Frame 1 (no input): blank canvas, image omitted
Frame 60 (no input): blank canvas, image omitted
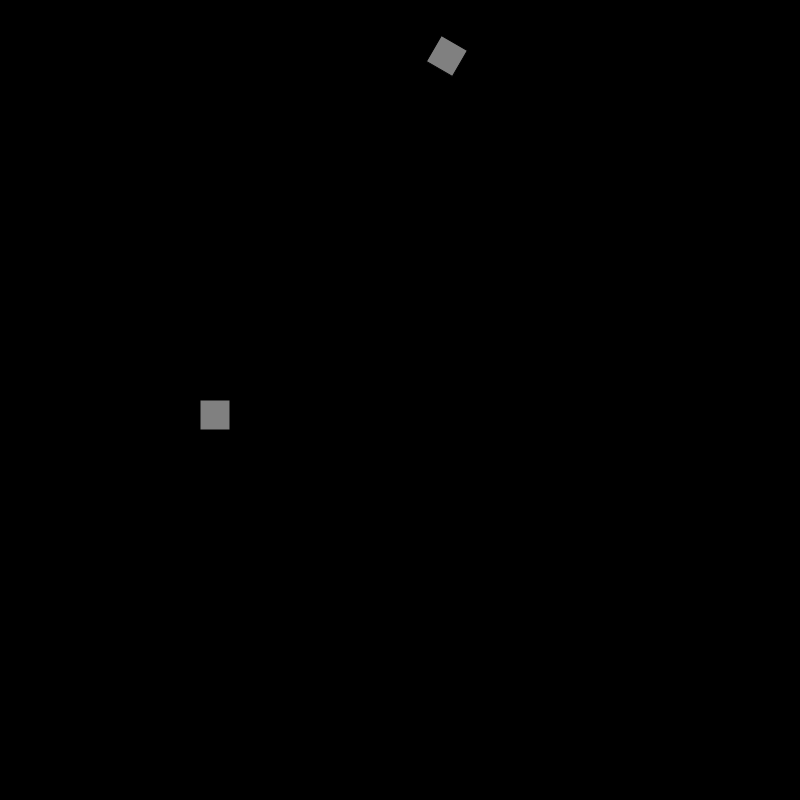
Frame 120 (the mouse pressed at the canvas centre since frame 60)

The p5.js sketch whose frames 1 and 60 were blank and that drew this single picture after the mouse press (run headless with seeded random() and noise() and a simulated clock; from frame 60 on, the mouse is pressed at the canvas centre):

// p5.js sketch
// ── sketch.js
let canvasWidth = 800;
let canvasHeight = 800;
let fillColor = "black";

function setup() {
  createCanvas(canvasWidth, canvasHeight);
  frameRate(30)
  angleMode(DEGREES)
}

function draw() {
  let r = random(100, 150);
  let g = random(255);
  let b = random(200,255);
  background(0);

  fill(map(mouseX,0,canvasWidth,0,255));
  for (let n=0; n< 10; n++ ) {
    rotate(frameCount/2);
    rect(40*n, mouseY, 30, 30);
  }
}
